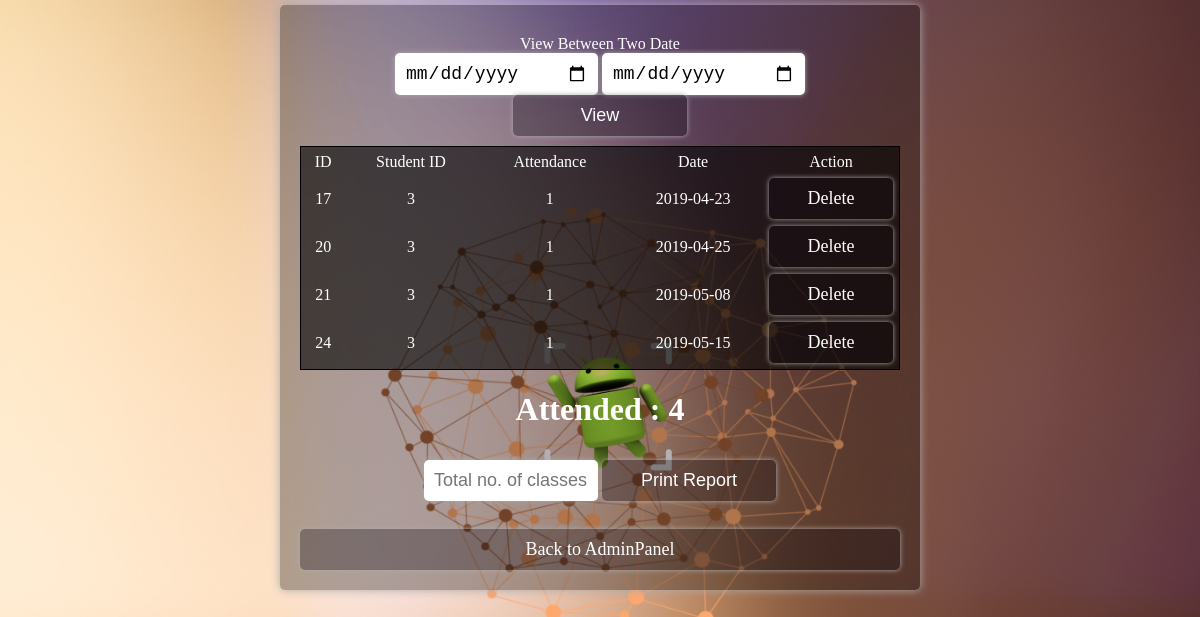
The app's page /viewattendanceform?studentid=3 with its own data.
### tables this page shows
CREATE TABLE attendance (
	id	INTEGER PRIMARY KEY AUTOINCREMENT,
	studentid	INTEGER,
	attended	INTEGER,
	attenddate	TEXT,
	UNIQUE(studentid , attenddate),
	foreign key(studentid) references student(id) on delete cascade
);

### app.py (the view)
@app.route('/viewattendanceform', methods = ['GET', 'POST'])
def viewattendanceform():
   studentid = "0"
   isWithDate = False
   if request.method == 'POST' or request.method == 'GET':
      studentid = request.args.get("studentid")
      fromdate = request.args.get("fromdate")
      todate = request.args.get("todate")
      totalclasses = request.args.get("totalclass")
   if fromdate != None:
      isWithDate = True
   print (isWithDate)
   try:
      conn = sqlite3.connect("faces.db")
      if isWithDate == True:
         row = (studentid, fromdate, todate,)
         cursor = conn.execute("SELECT * FROM attendance WHERE studentid = ? AND attenddate >= ? and attenddate <= ? ORDER BY attenddate", row)
      else:
         row = (studentid,)
         cursor = conn.execute("SELECT * FROM attendance WHERE studentid = ? ORDER BY attenddate",row)
      data = cursor.fetchall()
      total = data.__len__()
      try:
         percent = (100 / int(totalclasses)) * total
      except Exception as e:
         percent = 0
      return render_template('viewattendance.html',studentid=studentid, data = data, fromdate=fromdate, todate=todate, total=total, percent=percent)
   except sqlite3.Error as e:
      return str(e)

### templates/viewattendance.html (shortened to what this page needs)
<!DOCTYPE html PUBLIC "-//WAPFORUM//DTD XHTML Mobile 1.0//EN" "http://www.wapforum.org/DTD/xhtml-mobile10.dtd">
<html>
<head>
</head>
<body id="body">
    <div id="page">
    <div id="loginform">
        <form action="" method="GET">
            <label style="color:#ffffff">View Between Two Date</label><br/>
            <input id="fromdate" style="margin:0 auto;display:inline-block;width:35%;" type="date" name="fromdate" value="{{ fromdate }}" onchange="checkdate();" required/>
            <input id="todate" style="margin:0 auto;display:inline-block;width:35%;" type="date" name="todate" value="{{ todate }}" onchange="checkdate();" required/><br/>
            <input id="btnview" style="margin:0 auto;display:inline-block;width:30%;" type="submit" value="View"/>
        </form>
    </div>
      <table style="color:#ffffff;width:100%;background-color:rgba(0,0,0,0.6);border:1px double #000000" border="0" cellspacing="5" align="center">
          <tr>
               <td>ID</td>
               <td>Student ID</td>
               <td>Attendance</td>
               <td>Date</td>
               <td>Action</td>
          </tr>
         {% for row in data %}
                 <tr>
                     <td>{{ row[0] }}</td>
                     <td>{{ row[1] }}</td>
                     <td>{{ row[2] }}</td>
                     <td>{{ row[3] }}</td>
                     <td><a class="btn" href="deleteattendance?studentid={{ row[1] }}&id={{ row[0] }}">Delete</a></td>
                 </tr>
         {% endfor %}
      </table>
        <h1 style="color:#ffffff">Attended : {{ total }}</h1>
        <div id="loginform">
        <form action="print" method="GET">
            <input style="margin:0 auto;display:inline-block;width:30%;"  type="text" placeholder="Total no. of classes" name="total" required/>
            <input style="margin:0 auto;display:inline-block;width:30%;" type="submit" value="Print Report"/>
        </form>
    </div>
    <br/>
    <a href="adminpanel" class="btn">Back to AdminPanel</a>
  </div>
</body>
</html>

### templates/viewattendance.html (style rules this page uses)
#body { background-position: center; background-size: cover; background-repeat: no-repeat; background-attachment: fixed; background-image:url(static/img/bg.jpg); margin: 5px 5px; }
#page { margin: 0px auto; padding: 20px 20px; display: block; text-align: center; max-width:600px; border-radius: 5px; box-shadow: 0 0 10px #aaaaaa; background-color:rgba(0,0,0, 0.3); //background-image:url(static/img/bg.jpg); }
#loginform { display: block; margin: 0px auto; padding: 10px; width:100%; box-sizing : border-box; text-align: center; }
#loginform input[type="text"],#loginform input[type="password"],#loginform input[type="date"] { width:100%; //margin: 5px auto; font-size: 18px; display: block; padding: 10px; border-radius: 5px; border:none; //border: 1px double #1A050E; box-sizing : border-box; box-shadow: 0 0 5px #aaaaaa; }
#loginform input[type="submit"] { margin: 0px auto; display: block; font-size: 18px; padding: 10px; width:100%; text-align:center; border: none; border-radius: 5px; color:#ffffff; background-color: rgba(10,5,15,0.3); box-shadow: 0 0 5px #aaaaaa; }
.btn { margin: 0px auto; display: block; font-size: 18px; padding: 10px; width:100%; text-align:center; border: none; border-radius: 5px; color:#ffffff; background-color: rgba(10,5,15,0.3); box-sizing : border-box; box-shadow: 0 0 5px #aaaaaa; text-decoration:none; }

### records on screen
attendance: id "17", studentid "3", attended "1", attenddate "2019-04-23"
attendance: id "20", studentid "3", attended "1", attenddate "2019-04-25"
attendance: id "21", studentid "3", attended "1", attenddate "2019-05-08"
attendance: id "24", studentid "3", attended "1", attenddate "2019-05-15"

### other values on screen
{{ total }} "4"
